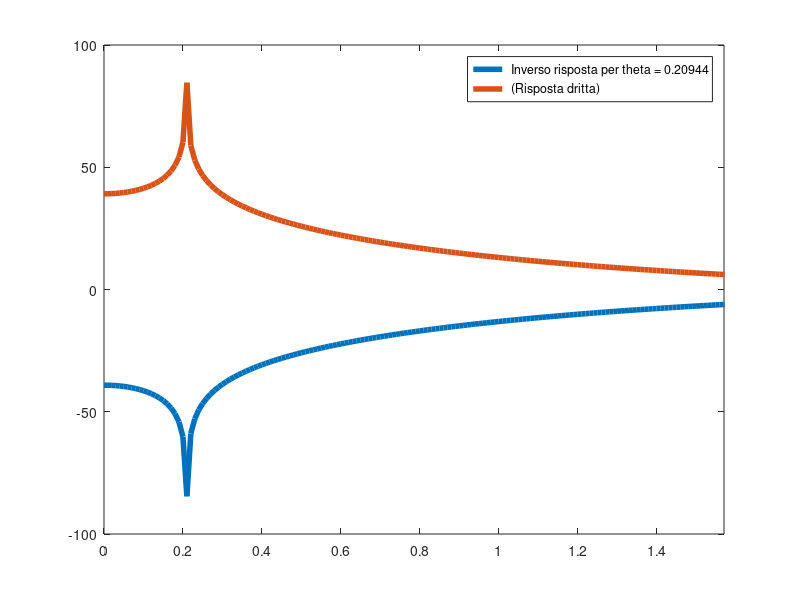

Reproduce this figure in MATLAB.
%
% $Id: iir3.m 24 2013-03-06 04:12:35Z nicb $
%
step = 0.01;
W = [0:step:(2*pi)-step];
Norm = W ./ (2*pi);
a1 = 0.99999999;
theta = pi/15;
Y = 1 - (2*a1*cos(theta)*exp(-i*W)) + ((a1^2)*exp(-(i*2*W)));
Ynorm = Y/max(Y);
Yinversenorm = 1./Ynorm;
YnormdB= 20*log10(Ynorm);
YinversenormdB = 20*log10(Yinversenorm);

figure(1,'visible','off');

plot(W, YnormdB, ['; Inverso risposta per theta = ' num2str(theta) ';'], 'LineWidth', 4, W, YinversenormdB, '; (Risposta dritta);', 'LineWidth', 4)
axis([0 0.5*pi])
